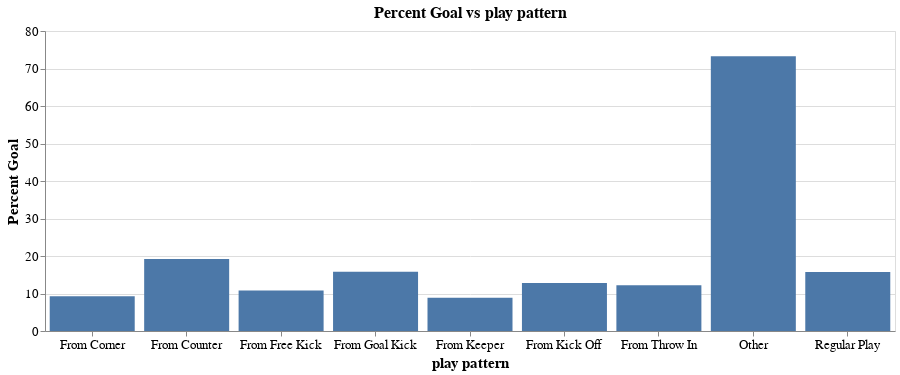

Source (notebook cell):
### Markdown cell above
#### 2.3.3 Percent goals by player pattern

### Code cell
plot_percent_goal_vs_attr("play pattern", "bar")

### Figure 1 — Vega-Lite specification as saved in the notebook (floating-point values rounded to 4 significant figures)
{"$schema": "https://vega.github.io/schema/vega-lite/v3.4.0.json", "config": {"axis": {"labelFontSize": 13, "titleFontSize": 15}, "mark": {"tooltip": null}, "title": {"fontSize": 16}, "view": {"height": 300, "width": 400}}, "data": {"name": "data-3faad0dcdee918008df67a421d58a18d"}, "datasets": {"data-3faad0dcdee918008df67a421d58a18d": [{"Goal": 85, "No Goal": 830, "Percent Goal": 9.29, "play pattern": "From Corner"}, {"Goal": 52, "No Goal": 219, "Percent Goal": 19.19, "play pattern": "From Counter"}, {"Goal": 186, "No Goal": 1539, "Percent Goal": 10.78, "play pattern": "From Free Kick"}, {"Goal": 38, "No Goal": 203, "Percent Goal": 15.77, "play pattern": "From Goal Kick"}, {"Goal": 7, "No Goal": 72, "Percent Goal": 8.861, "play pattern": "From Keeper"}, {"Goal": 11, "No Goal": 75, "Percent Goal": 12.79, "play pattern": "From Kick Off"}, {"Goal": 129, "No Goal": 926, "Percent Goal": 12.23, "play pattern": "From Throw In"}, {"Goal": 74, "No Goal": 27, "Percent Goal": 73.27, "play pattern": "Other"}, {"Goal": 368, "No Goal": 1968, "Percent Goal": 15.75, "play pattern": "Regular Play"}]}, "encoding": {"x": {"axis": {"labelAngle": 0, "title": "play pattern"}, "field": "play pattern", "type": "nominal"}, "y": {"axis": {"title": "Percent Goal"}, "field": "Percent Goal", "type": "quantitative"}}, "height": 300, "mark": "bar", "title": "Percent Goal vs play pattern", "width": 850}
